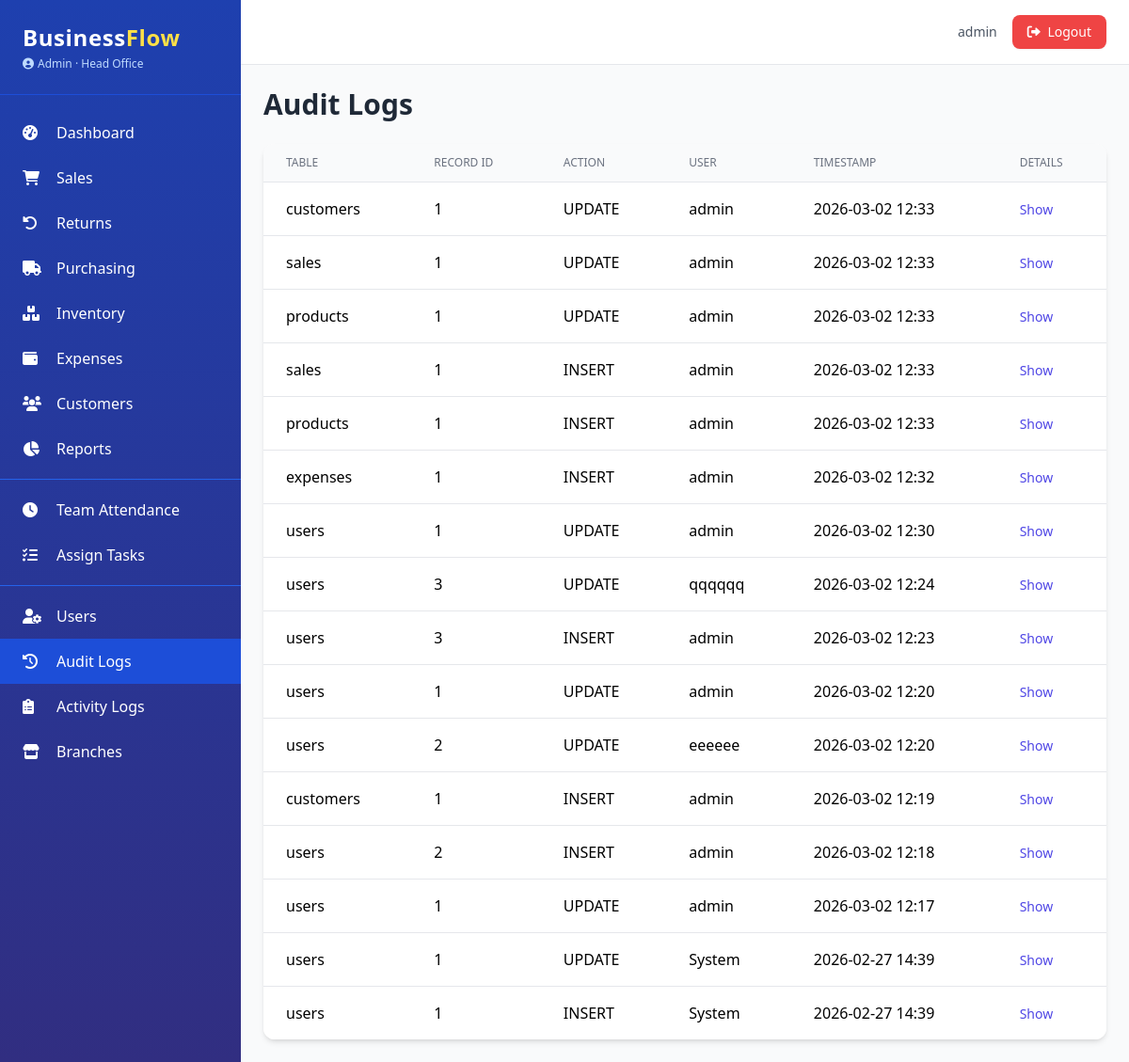
Screenshot of /admin/audit-logs (signed in) with the database file from the repository.
### app.py (models this page shows, shortened)
class AuditMixin:
    @declared_attr
    def created_at(cls):
        return db.Column(db.DateTime, default=datetime.utcnow)

class SoftDeleteMixin:
    @classmethod
    def query_active(cls):
        return cls.query.filter(cls.deleted_at.is_(None))

class User(UserMixin, db.Model, AuditMixin, SoftDeleteMixin):
    __tablename__ = 'users'
    id = db.Column(db.Integer, primary_key=True)
    username = db.Column(db.String(80), unique=True, nullable=False)
    email = db.Column(db.String(120), unique=True, nullable=False)
    password_hash = db.Column(db.String(200), nullable=False)
    role = db.Column(db.String(20), nullable=False, default='Staff')
    branch_id = db.Column(db.Integer, db.ForeignKey('branches.id'), nullable=True)
    active = db.Column(db.Boolean, default=True)
    locale = db.Column(db.String(5), default='en')
    phone = db.Column(db.String(20))
    avatar = db.Column(db.String(200))
    last_login = db.Column(db.DateTime)
    branch = db.relationship('Branch', backref='users')
    permissions = db.Column(db.JSON, default=list)
    salary = db.Column(db.Float, nullable=True)
    pay_cycle = db.Column(db.String(20), default='monthly')
    bank_account = db.Column(db.String(50))
    tax_id = db.Column(db.String(50))
    @property
    def is_admin(self):
        return self.role == 'Admin'
    def has_permission(self, perm):
        if self.is_admin:
            return True
        return perm in (self.permissions or [])

class Branch(db.Model):
    __tablename__ = 'branches'
    id = db.Column(db.Integer, primary_key=True)
    name = db.Column(db.String(100), nullable=False)
    location = db.Column(db.String(200))
    phone = db.Column(db.String(20))
    email = db.Column(db.String(120))
    is_active = db.Column(db.Boolean, default=True)
    currency = db.Column(db.String(3), default='USD')
    created_at = db.Column(db.DateTime, default=datetime.utcnow)

class AuditLog(db.Model):
    __tablename__ = 'audit_logs'
    id = db.Column(db.Integer, primary_key=True)
    table_name = db.Column(db.String(50), nullable=False)
    record_id = db.Column(db.Integer, nullable=False)
    action = db.Column(db.String(10), nullable=False)
    old_values = db.Column(db.Text, nullable=True)
    new_values = db.Column(db.Text, nullable=True)
    user_id = db.Column(db.Integer, db.ForeignKey('users.id'), nullable=True)
    timestamp = db.Column(db.DateTime, default=datetime.utcnow)
    user = db.relationship('User', foreign_keys=[user_id])
    __table_args__ = (
        Index('ix_audit_table_record', table_name, record_id),
        Index('ix_audit_timestamp', timestamp.desc()),
    )

### app.py (the view)
@admin_bp.route('/audit-logs')
@login_required
@admin_required
def audit_logs():
    page = request.args.get('page', 1, type=int)
    per_page = app.config.get('ITEMS_PER_PAGE', 20)
    pagination = AuditLog.query.order_by(AuditLog.timestamp.desc()).paginate(page=page, per_page=per_page, error_out=False)
    return render_template('admin/audit_logs.html', pagination=pagination)

### app.py (called while the page is built)
@login_manager.user_loader
def load_user(user_id):
    return User.query_active().filter_by(id=int(user_id)).first()

def admin_required(f):
    @wraps(f)
    def decorated(*args, **kwargs):
        if not current_user.is_authenticated or not current_user.is_admin:
            abort(403)
        return f(*args, **kwargs)
    return decorated

@app.context_processor
def inject_now():
    return {'now': datetime.utcnow(), 'current_year': datetime.utcnow().year}

### templates/admin/audit_logs.html (shortened to what this page needs)
{% extends "base.html" %}
{% block content %}
<h1 class="text-3xl font-bold text-gray-800 mb-6">Audit Logs</h1>
<div class="bg-white rounded-xl shadow-md overflow-hidden">
    <table class="min-w-full divide-y divide-gray-200">
        <thead class="bg-gray-50">
            <tr>
                <th class="px-6 py-3 text-left text-xs font-medium text-gray-500 uppercase">Table</th>
                <th class="px-6 py-3 text-left text-xs font-medium text-gray-500 uppercase">Record ID</th>
                <th class="px-6 py-3 text-left text-xs font-medium text-gray-500 uppercase">Action</th>
                <th class="px-6 py-3 text-left text-xs font-medium text-gray-500 uppercase">User</th>
                <th class="px-6 py-3 text-left text-xs font-medium text-gray-500 uppercase">Timestamp</th>
                <th class="px-6 py-3 text-left text-xs font-medium text-gray-500 uppercase">Details</th>
            </tr>
        </thead>
        <tbody class="bg-white divide-y divide-gray-200">
            {% for log in pagination.items %}
            <tr class="hover:bg-gray-50">
                <td class="px-6 py-4 whitespace-nowrap">{{ log.table_name }}</td>
                <td class="px-6 py-4 whitespace-nowrap">{{ log.record_id }}</td>
                <td class="px-6 py-4 whitespace-nowrap">{{ log.action }}</td>
                <td class="px-6 py-4 whitespace-nowrap">{{ log.user.username if log.user else 'System' }}</td>
                <td class="px-6 py-4 whitespace-nowrap">{{ log.timestamp.strftime('%Y-%m-%d %H:%M') }}</td>
                <td class="px-6 py-4">
                    <button onclick="toggleDetails({{ log.id }})" class="text-indigo-600 hover:text-indigo-900 text-sm">Show</button>
                </td>
            </tr>
            {% endfor %}
        </tbody>
    </table>
</div>
{% endblock %}

### templates/base.html (shortened to what this page needs)
<!DOCTYPE html>
<html lang="en">
<head>
    <script src="https://cdn.tailwindcss.com"></script>
    <link rel="stylesheet" href="https://cdnjs.cloudflare.com/ajax/libs/font-awesome/6.0.0-beta3/css/all.min.css">
</head>
<body class="bg-gray-50 font-sans antialiased">
    <div class="flex h-screen">
        <aside class="w-64 bg-gradient-to-b from-blue-800 to-indigo-900 text-white flex-shrink-0 hidden md:block overflow-y-auto shadow-xl">
            <div class="p-6 border-b border-blue-700">
                <h1 class="text-2xl font-bold tracking-wide">Business<span class="text-yellow-300">Flow</span></h1>
                <p class="text-xs text-blue-200 mt-1 flex items-center">
                    <i class="fas fa-user-circle mr-1"></i> {{ current_user.role }}
                    {% if current_user.branch %}
                        · {{ current_user.branch.name }}
                    {% endif %}
                </p>
            </div>
            <nav class="mt-4 pb-6">
                {% if current_user.has_permission('access_dashboard') or current_user.is_admin %}
                <a href="{{ url_for('dashboard.index') }}" class="flex items-center py-3 px-6 hover:bg-blue-700 transition {% if request.endpoint and request.endpoint == 'dashboard.index' %}bg-blue-700{% endif %}">
                    <i class="fas fa-tachometer-alt w-6"></i><span class="ml-3">Dashboard</span>
                </a>
                {% endif %}
                {% if current_user.has_permission('view_sales') %}
                <a href="{{ url_for('sales.list') }}" class="flex items-center py-3 px-6 hover:bg-blue-700 transition {% if request.endpoint and request.endpoint.startswith('sales.') %}bg-blue-700{% endif %}">
                    <i class="fas fa-shopping-cart w-6"></i><span class="ml-3">Sales</span>
                </a>
                {% endif %}
                {% if current_user.has_permission('view_sales') %}
                <a href="{{ url_for('returns.list') }}" class="flex items-center py-3 px-6 hover:bg-blue-700 transition {% if request.endpoint and request.endpoint.startswith('returns.') %}bg-blue-700{% endif %}">
                    <i class="fas fa-undo-alt w-6"></i><span class="ml-3">Returns</span>
                </a>
                {% endif %}
                {% if current_user.has_permission('view_purchases') %}
                <a href="{{ url_for('purchasing.purchase_order_list') }}" class="flex items-center py-3 px-6 hover:bg-blue-700 transition {% if request.endpoint and request.endpoint.startswith('purchasing.') %}bg-blue-700{% endif %}">
                    <i class="fas fa-truck w-6"></i><span class="ml-3">Purchasing</span>
                </a>
                {% endif %}
                {% if current_user.has_permission('view_inventory') %}
                <a href="{{ url_for('inventory.product_list') }}" class="flex items-center py-3 px-6 hover:bg-blue-700 transition {% if request.endpoint and request.endpoint.startswith('inventory.') %}bg-blue-700{% endif %}">
                    <i class="fas fa-boxes w-6"></i><span class="ml-3">Inventory</span>
                </a>
                {% endif %}
                {% if current_user.has_permission('view_expenses') %}
                <a href="{{ url_for('expenses.list') }}" class="flex items-center py-3 px-6 hover:bg-blue-700 transition {% if request.endpoint and request.endpoint.startswith('expenses.') %}bg-blue-700{% endif %}">
                    <i class="fas fa-wallet w-6"></i><span class="ml-3">Expenses</span>
                </a>
                {% endif %}
                {% if current_user.has_permission('view_customers') %}
                <a href="{{ url_for('crm.customer_list') }}" class="flex items-center py-3 px-6 hover:bg-blue-700 transition {% if request.endpoint and request.endpoint.startswith('crm.') %}bg-blue-700{% endif %}">
                    <i class="fas fa-users w-6"></i><span class="ml-3">Customers</span>
                </a>
                {% endif %}
                {% if current_user.has_permission('view_reports') %}
                <a href="{{ url_for('reports.index') }}" class="flex items-center py-3 px-6 hover:bg-blue-700 transition {% if request.endpoint and request.endpoint.startswith('reports.') %}bg-blue-700{% endif %}">
                    <i class="fas fa-chart-pie w-6"></i><span class="ml-3">Reports</span>
                </a>
                {% endif %}
                {% if current_user.has_permission('manage_team') %}
                <div class="border-t border-blue-600 my-2"></div>
                <a href="#" class="flex items-center py-3 px-6 hover:bg-blue-700 transition">
                    <i class="fas fa-clock w-6"></i><span class="ml-3">Team Attendance</span>
                </a>
                <a href="#" class="flex items-center py-3 px-6 hover:bg-blue-700 transition">
                    <i class="fas fa-tasks w-6"></i><span class="ml-3">Assign Tasks</span>
                </a>
                {% endif %}
                {% if current_user.has_permission('manage_users') %}
                <div class="border-t border-blue-600 my-2"></div>
                <a href="{{ url_for('admin.users') }}" class="flex items-center py-3 px-6 hover:bg-blue-700 transition {% if request.endpoint and request.endpoint == 'admin.users' %}bg-blue-700{% endif %}">
                    <i class="fas fa-user-cog w-6"></i><span class="ml-3">Users</span>
                </a>
                <a href="{{ url_for('admin.audit_logs') }}" class="flex items-center py-3 px-6 hover:bg-blue-700 transition {% if request.endpoint and request.endpoint == 'admin.audit_logs' %}bg-blue-700{% endif %}">
                    <i class="fas fa-history w-6"></i><span class="ml-3">Audit Logs</span>
                </a>
                <a href="{{ url_for('admin.activity_logs') }}" class="flex items-center py-3 px-6 hover:bg-blue-700 transition {% if request.endpoint and request.endpoint == 'admin.activity_logs' %}bg-blue-700{% endif %}">
                    <i class="fas fa-clipboard-list w-6"></i><span class="ml-3">Activity Logs</span>
                </a>
                <a href="#" class="flex items-center py-3 px-6 hover:bg-blue-700 transition">
                    <i class="fas fa-store w-6"></i><span class="ml-3">Branches</span>
                </a>
                {% endif %}
            </nav>
        </aside>
        <div class="flex-1 flex flex-col overflow-hidden">
            <header class="bg-white shadow-sm border-b border-gray-200">
                <div class="flex justify-between items-center py-4 px-6">
                    <div class="flex items-center space-x-4 ml-auto">
                        <span class="text-sm text-gray-600">{{ current_user.username }}</span>
                        <a href="{{ url_for('auth.logout') }}" class="bg-red-500 hover:bg-red-600 text-white px-4 py-2 rounded-lg text-sm transition shadow-sm">
                            <i class="fas fa-sign-out-alt mr-1"></i> Logout
                        </a>
                    </div>
                </div>
            </header>
            <main class="flex-1 overflow-y-auto p-6 bg-gray-50">
                {% block content %}{% endblock %}
            </main>
        </div>
    </div>
</body>
</html>

### rows the page displays
User: role "Admin", username "admin"
Branch: branch.name "Head Office"
AuditLog: table_name "customers", record_id "1", action "UPDATE", user "admin", timestamp "2026-03-02 12:33"
AuditLog: table_name "sales", record_id "1", action "UPDATE", user "admin", timestamp "2026-03-02 12:33"
AuditLog: table_name "products", record_id "1", action "UPDATE", user "admin", timestamp "2026-03-02 12:33"
AuditLog: table_name "sales", record_id "1", action "INSERT", user "admin", timestamp "2026-03-02 12:33"
AuditLog: table_name "products", record_id "1", action "INSERT", user "admin", timestamp "2026-03-02 12:33"
AuditLog: table_name "expenses", record_id "1", action "INSERT", user "admin", timestamp "2026-03-02 12:32"
AuditLog: table_name "users", record_id "1", action "UPDATE", user "admin", timestamp "2026-03-02 12:30"
AuditLog: table_name "users", record_id "3", action "UPDATE", user "qqqqqq", timestamp "2026-03-02 12:24"
AuditLog: table_name "users", record_id "3", action "INSERT", user "admin", timestamp "2026-03-02 12:23"
AuditLog: table_name "users", record_id "1", action "UPDATE", user "admin", timestamp "2026-03-02 12:20"
AuditLog: table_name "users", record_id "2", action "UPDATE", user "eeeeee", timestamp "2026-03-02 12:20"
AuditLog: table_name "customers", record_id "1", action "INSERT", user "admin", timestamp "2026-03-02 12:19"
AuditLog: table_name "users", record_id "2", action "INSERT", user "admin", timestamp "2026-03-02 12:18"
AuditLog: table_name "users", record_id "1", action "UPDATE", user "admin", timestamp "2026-03-02 12:17"
AuditLog: table_name "users", record_id "1", action "UPDATE", user "System", timestamp "2026-02-27 14:39"
AuditLog: table_name "users", record_id "1", action "INSERT", user "System", timestamp "2026-02-27 14:39"
